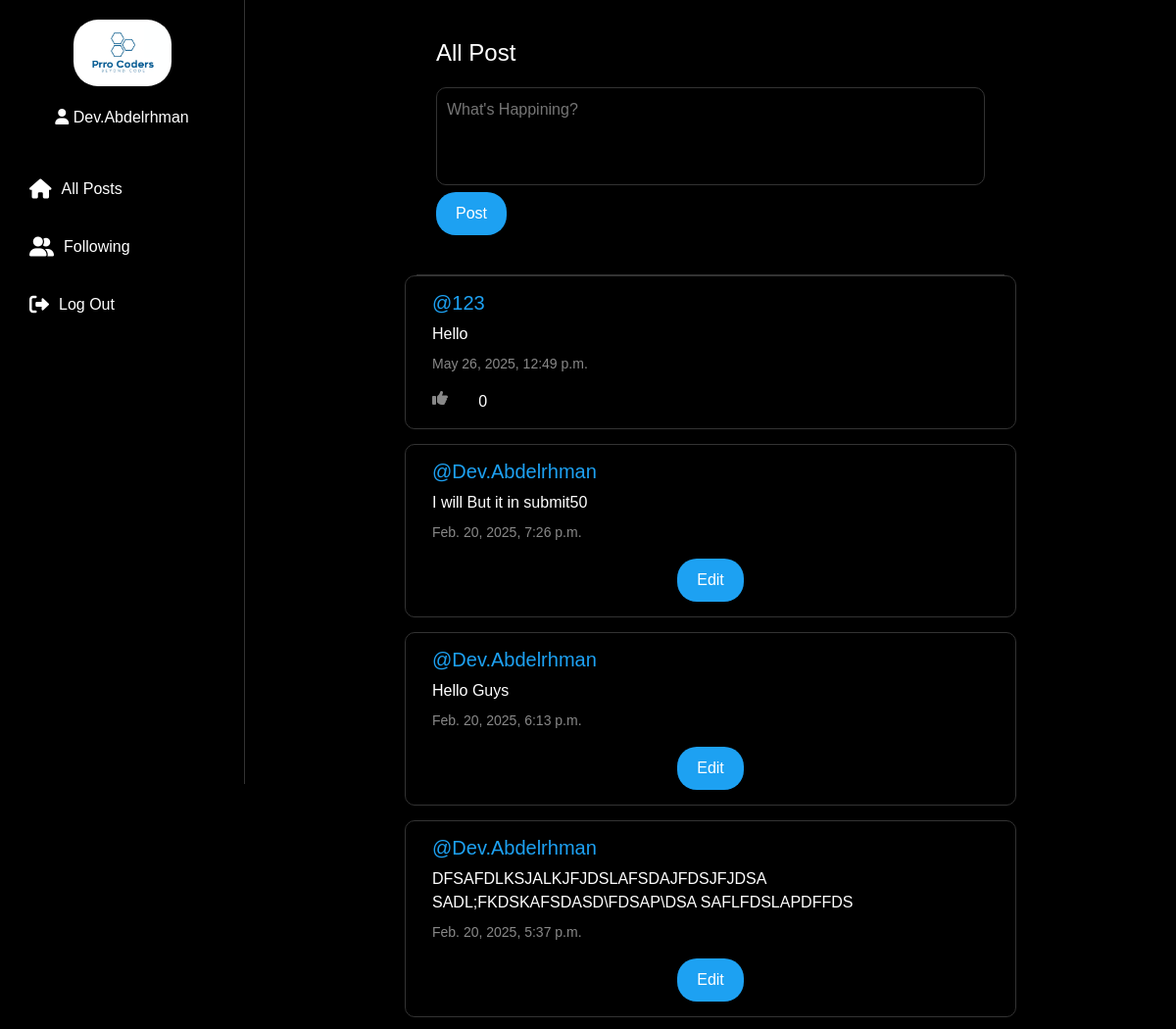
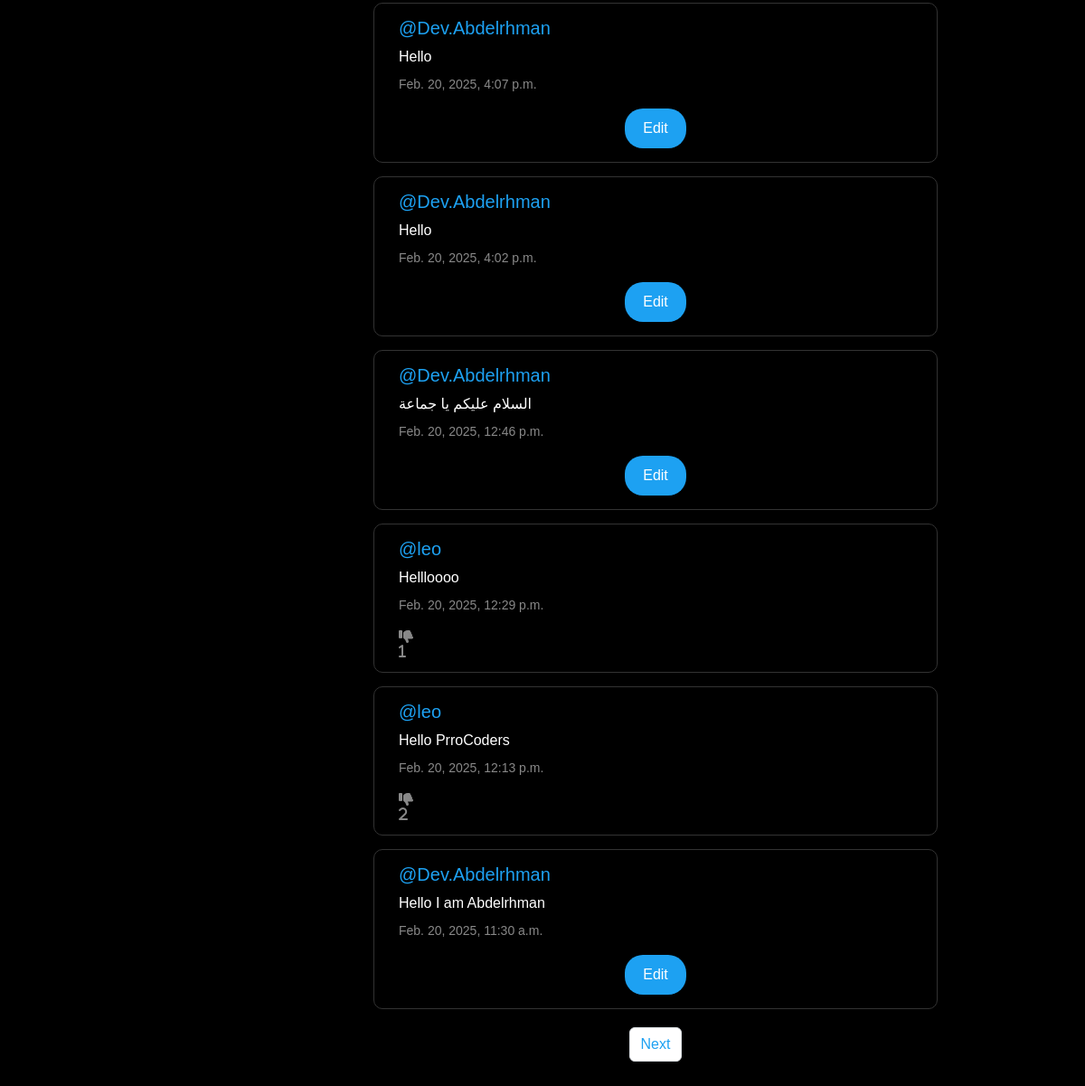
/ (signed in), run on the app's committed database (2 pictures, top to bottom).
### network/models.py (models this page shows, shortened)
class User(AbstractUser):
    pass

class Post(models.Model):
    content = models.CharField(max_length=140)
    user = models.ForeignKey(User, on_delete=models.CASCADE, related_name='auther')
    date = models.DateTimeField(auto_now_add=True)

### network/views.py (the view)
# urls.py: path("", views.index, name="index"),
def index(request):
    allPosts = Post.objects.all().order_by('id').reverse()
    paginater = Paginator(allPosts, 10)
    page_number = request.GET.get('page')
    posts_of_the_page = paginater.get_page(page_number)
    allLikes = Like.objects.all()
    whoYouLiked = []
    try:
        for like in allLikes :
            if like.user.id == request.user.id:
                whoYouLiked.append(like.post.id)
    except:
        whoYouLiked = []
    return render(request, "network/index.html", {
        'allPosts': allPosts,
        'post_of_the_page': posts_of_the_page,
        'whoYouLiked': whoYouLiked,
    })

### network/templates/network/index.html (shortened to what this page needs)
{% extends "network/layout.html" %}
{% block body %}
    {% if user.is_authenticated %}
    <div class="fix">
        <h2 class="All_Post">All Post</h2>
        <div class="new-post" >
            <form action="{% url 'newPost' %}" method="post" class="New_Post-form" >
                <textarea name="content" class="New_Post" placeholder="What's Happining?"></textarea>
                <br>
                <input type="submit" value="Post" class="btn btn-primary">
            </form>
        </div>
    </div>
    {% endif %}
    <div class="all-posts">
        {% for post in post_of_the_page %}
        <div class="row post">
            <h5 class="username"><a href="{% url 'profile' post.user.id %}">@{{post.user}}</a></h5>
            <h6 class="content" id="content_{{post.id}}">{{post.content}}</h6>
            <p class="date">{{post.date}}</p>
            {% if user.is_authenticated %}
                {% if user == post.user %}
                    <div class="d-flex justify-content-around">
                        <button class="btn btn-primary" data-bs-toggle="modal" data-bs-target="#modal_edit_post_{{ post.id }}">
                            Edit
                        </button>
                    </div>
                {% else %}
                    {% if post.id in whoYouLiked %}
                    <a class="fa fa-thumbs-down col-1" id="{{post.id}}" onclick="likehandler({{post.id}},{{whoYouLiked}}) " style="text-decoration: none;"> {{post.post_like.count}}</a>
                    {% else %}
                    <a class="fa fa-thumbs-up col-1" id="{{post.id}}" onclick="likehandler({{post.id}},{{whoYouLiked}})" style="text-decoration: none;"> </a>{{post.post_like.count}}
                    {% endif %}
                {% endif %}
            {% endif %}
        </div>
        {% endfor %}
        <nav aria-label="Page navigation example">
            <ul class="pagination d-fleex justify-content-center">
                {% if post_of_the_page.has_next %}
                    <li class="page-item"><a class="page-link" href="?page={{post_of_the_page.next_page_number}}">Next</a></li>
                {% endif %}
            </ul>
          </nav>
    </div>
{% endblock %}

### network/templates/network/layout.html (shortened to what this page needs)
{% load static %}
<!DOCTYPE html>
<html lang="en">
    <head>
        <link href="https://cdn.jsdelivr.net/npm/bootstrap@5.3.0/dist/css/bootstrap.min.css" rel="stylesheet">
        <link rel="stylesheet" href="https://cdnjs.cloudflare.com/ajax/libs/font-awesome/6.0.0-beta3/css/all.min.css">
        <link href="{% static 'network/styles.css' %}" rel="stylesheet">
    </head>
    <body>
        <nav class="sidebar">
            <a class="sidebar-logo" href="{% url 'index' %}">
                <img src="{% static 'Prro Coders.jpg' %}" alt="PrroCoders" width="100px" style="border-radius: 25px;">
            </a>
            {% if user.is_authenticated %}
                <a class="nav-link" href="{% url 'profile' user_id=request.user.id %}">
                <i class="fas fa-user"></i>
                <span>{{user}}</span>
            </a>
            {% endif %}
            <br>
            <ul class="sidebar-nav">
                <li class="nav-item">
                    <a class="nav-link" href="{% url 'index' %}">
                        <i class="fas fa-home"></i>
                        <span>All Posts</span>
                    </a>
                </li>
                {% if user.is_authenticated %}
                    <li class="nav-item">
                        <a class="nav-link" href="{% url 'following' %}">
                            <i class="fas fa-user-friends"></i>
                            <span>Following</span>
                        </a>
                    </li>
                    <li class="nav-item">
                        <a class="nav-link" href="{% url 'logout' %}">
                            <i class="fas fa-sign-out-alt"></i>
                            <span>Log Out</span>
                        </a>
                    </li>
                {% endif %}
            </ul>
        </nav>
        <div class="main-content">
            {% block body %}
            {% endblock %}
        </div>
    </body>
</html>

### network/static/network/styles.css (style rules this page uses)
body { font-family: Arial, sans-serif; background-color: #000; color: #fff; margin: 0; padding: 0; overflow-x: hidden; }
.sidebar { width: 250px; height: 100vh; background-color: #000; position: fixed; padding: 20px; border-right: 1px solid #333; display: flex; flex-direction: column; align-items: center; }
.sidebar-logo { margin-bottom: 20px; }
.sidebar-nav { list-style: none; padding: 0; width: 100%; }
.sidebar-nav li { margin: 15px 0; }
.sidebar-nav li a { color: #fff; text-decoration: none; display: flex; align-items: center; padding: 10px; border-radius: 10px; transition: background-color 0.3s; }
.sidebar-nav li a i { margin-right: 10px; font-size: 20px; }
.main-content { margin-left: 250px; padding: 20px; }
.fix { max-width: 600px; margin: 0 auto; padding: 20px; border-bottom: 1px solid #333; }
.All_Post { font-size: 24px; margin-bottom: 20px; }
.new-post { margin-bottom: 20px; }
.New_Post-form { width: 100%; }
.New_Post { width: 100%; height: 100px; padding: 10px; border: 1px solid #333; border-radius: 10px; background-color: #000; color: #fff; resize: none; }
.btn-primary { background-color: #1DA1F2; border: none; padding: 10px 20px; border-radius: 20px; cursor: pointer; color: #fff; }
.all-posts { max-width: 600px; margin: 0 auto; }
.post { background-color: #000; border: 1px solid #333; border-radius: 10px; padding: 15px; margin-bottom: 15px; }
.username a { color: #1DA1F2; text-decoration: none; }
.content { font-size: 16px; line-height: 1.5; }
.date { color: #888; font-size: 14px; }
.fa-thumbs-up, .fa-thumbs-down { color: #888; cursor: pointer; margin-right: 10px; }
.pagination { display: flex; justify-content: center; margin-top: 20px; }
.page-link { color: #1DA1F2; text-decoration: none; margin: 0 10px; }

### data on the page
User: username "Dev.Abdelrhman"
Post: user "123", content "Hello", date "May 26, 2025, 12:49 p.m.", post_like.count "0"
Post: user "Dev.Abdelrhman", content "I will But it in submit50", date "Feb. 20, 2025, 7:26 p.m."
Post: user "Dev.Abdelrhman", content "Hello Guys", date "Feb. 20, 2025, 6:13 p.m."
Post: user "Dev.Abdelrhman", content "DFSAFDLKSJALKJFJDSLAFSDAJFDSJFJDSA SADL;FKDSKAFSDASD\\FDSAP\\DSA SAFLFDSLAPDFFDS", date "Feb. 20, 2025, 5:37 p.m."
Post: user "Dev.Abdelrhman", content "Hello", date "Feb. 20, 2025, 4:07 p.m."
Post: user "Dev.Abdelrhman", content "Hello", date "Feb. 20, 2025, 4:02 p.m."
Post: user "Dev.Abdelrhman", content "السلام عليكم يا جماعة", date "Feb. 20, 2025, 12:46 p.m."
Post: user "leo", content "Hellloooo", date "Feb. 20, 2025, 12:29 p.m.", post_like.count "1"
Post: user "leo", content "Hello PrroCoders", date "Feb. 20, 2025, 12:13 p.m.", post_like.count "2"
Post: user "Dev.Abdelrhman", content "Hello I am Abdelrhman", date "Feb. 20, 2025, 11:30 a.m."
